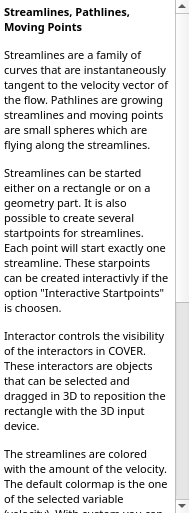
<ui version="4.0" >
 <class>StreamlinesHelpBase</class>
 <widget class="QWidget" name="StreamlinesHelpBase" >
  <property name="geometry" >
   <rect>
    <x>0</x>
    <y>0</y>
    <width>189</width>
    <height>513</height>
   </rect>
  </property>
  <property name="sizePolicy" >
   <sizepolicy vsizetype="Expanding" hsizetype="Preferred" >
    <horstretch>0</horstretch>
    <verstretch>0</verstretch>
   </sizepolicy>
  </property>
  <property name="baseSize" >
   <size>
    <width>200</width>
    <height>500</height>
   </size>
  </property>
  <property name="windowTitle" >
   <string>Form2</string>
  </property>
  <layout class="QGridLayout" >
   <property name="margin" >
    <number>0</number>
   </property>
   <property name="spacing" >
    <number>0</number>
   </property>
   <item row="0" column="0" >
    <widget class="QTextBrowser" name="vrpTextBrowserInstruction" >
     <property name="sizePolicy" >
      <sizepolicy vsizetype="Expanding" hsizetype="Expanding" >
       <horstretch>0</horstretch>
       <verstretch>0</verstretch>
      </sizepolicy>
     </property>
     <property name="minimumSize" >
      <size>
       <width>0</width>
       <height>0</height>
      </size>
     </property>
     <property name="font" >
      <font>
       <family>Droid Sans</family>
       <pointsize>8</pointsize>
      </font>
     </property>
     <property name="toolTip" >
      <string/>
     </property>
     <property name="frameShape" >
      <enum>QFrame::NoFrame</enum>
     </property>
     <property name="lineWidth" >
      <number>1</number>
     </property>
     <property name="html" >
      <string>&lt;!DOCTYPE HTML PUBLIC "-//W3C//DTD HTML 4.0//EN" "http://www.w3.org/TR/REC-html40/strict.dtd">
&lt;html>&lt;head>&lt;meta name="qrichtext" content="1" />&lt;style type="text/css">
p, li { white-space: pre-wrap; }
&lt;/style>&lt;/head>&lt;body style=" font-family:'Droid Sans'; font-size:8pt; font-weight:400; font-style:normal;">
&lt;p style=" margin-top:0px; margin-bottom:0px; margin-left:0px; margin-right:0px; -qt-block-indent:0; text-indent:0px;">&lt;span style=" font-weight:600;">Streamlines, Pathlines, Moving Points&lt;/span> &lt;/p>
&lt;p style=" margin-top:12px; margin-bottom:12px; margin-left:0px; margin-right:0px; -qt-block-indent:0; text-indent:0px;">Streamlines are a family of curves that are instantaneously tangent to the velocity vector of the flow. Pathlines are growing streamlines and moving points are small spheres which are flying along the streamlines. &lt;/p>
&lt;p style=" margin-top:12px; margin-bottom:12px; margin-left:0px; margin-right:0px; -qt-block-indent:0; text-indent:0px;">Streamlines can be started either on a rectangle or on a geometry part. It is also possible to create several startpoints for streamlines. Each point will start exactly one streamline. These starpoints can be created interactivly if the option "Interactive Startpoints" is choosen. &lt;/p>
&lt;p style=" margin-top:12px; margin-bottom:12px; margin-left:0px; margin-right:0px; -qt-block-indent:0; text-indent:0px;">Interactor controls the visibility of the interactors in COVER. These interactors are objects that can be selected and dragged in 3D to reposition the rectangle with the 3D input device. &lt;/p>
&lt;p style=" margin-top:12px; margin-bottom:12px; margin-left:0px; margin-right:0px; -qt-block-indent:0; text-indent:0px;">The streamlines are colored with the amount of the velocity. The default colormap is the one of the selected variable (velocity). With custom you can adjust the range and steps of the colormap and also save it as a new colormap. &lt;/p>
&lt;p style=" margin-top:12px; margin-bottom:12px; margin-left:0px; margin-right:0px; -qt-block-indent:0; text-indent:0px;">The positioning parameters allow the reposition of starting rectangle through sliders and textfields in the GUI. &lt;/p>
&lt;p style=" margin-top:12px; margin-bottom:12px; margin-left:0px; margin-right:0px; -qt-block-indent:0; text-indent:0px;">Under adjustment you find parameters to control the length of a streamline and the number of emitted streamlines etc. &lt;/p>
&lt;p style=" margin-top:12px; margin-bottom:12px; margin-left:0px; margin-right:0px; -qt-block-indent:0; text-indent:0px;">Under advanced you find integration finetuning parameters. &lt;/p>
&lt;p style=" margin-top:12px; margin-bottom:12px; margin-left:0px; margin-right:0px; -qt-block-indent:0; text-indent:0px;">If preview is enabled, an approximate but interactive preview of the streamlines is displayed in COVER. &lt;/p>&lt;/body>&lt;/html></string>
     </property>
     <property name="text" stdset="0" >
      <string>&lt;!DOCTYPE HTML PUBLIC "-//W3C//DTD HTML 4.0//EN" "http://www.w3.org/TR/REC-html40/strict.dtd">
&lt;html>&lt;head>&lt;meta name="qrichtext" content="1" />&lt;style type="text/css">
p, li { white-space: pre-wrap; }
&lt;/style>&lt;/head>&lt;body style=" font-family:'Droid Sans'; font-size:9pt; font-weight:400; font-style:normal;">
&lt;p style="-qt-paragraph-type:empty; margin-top:12px; margin-bottom:12px; margin-left:0px; margin-right:0px; -qt-block-indent:0; text-indent:0px;">&lt;/p>&lt;/body>&lt;/html></string>
     </property>
    </widget>
   </item>
  </layout>
 </widget>
 <layoutdefault spacing="6" margin="11" />
 <pixmapfunction>qPixmapFromMimeSource</pixmapfunction>
 <resources/>
 <connections/>
</ui>
